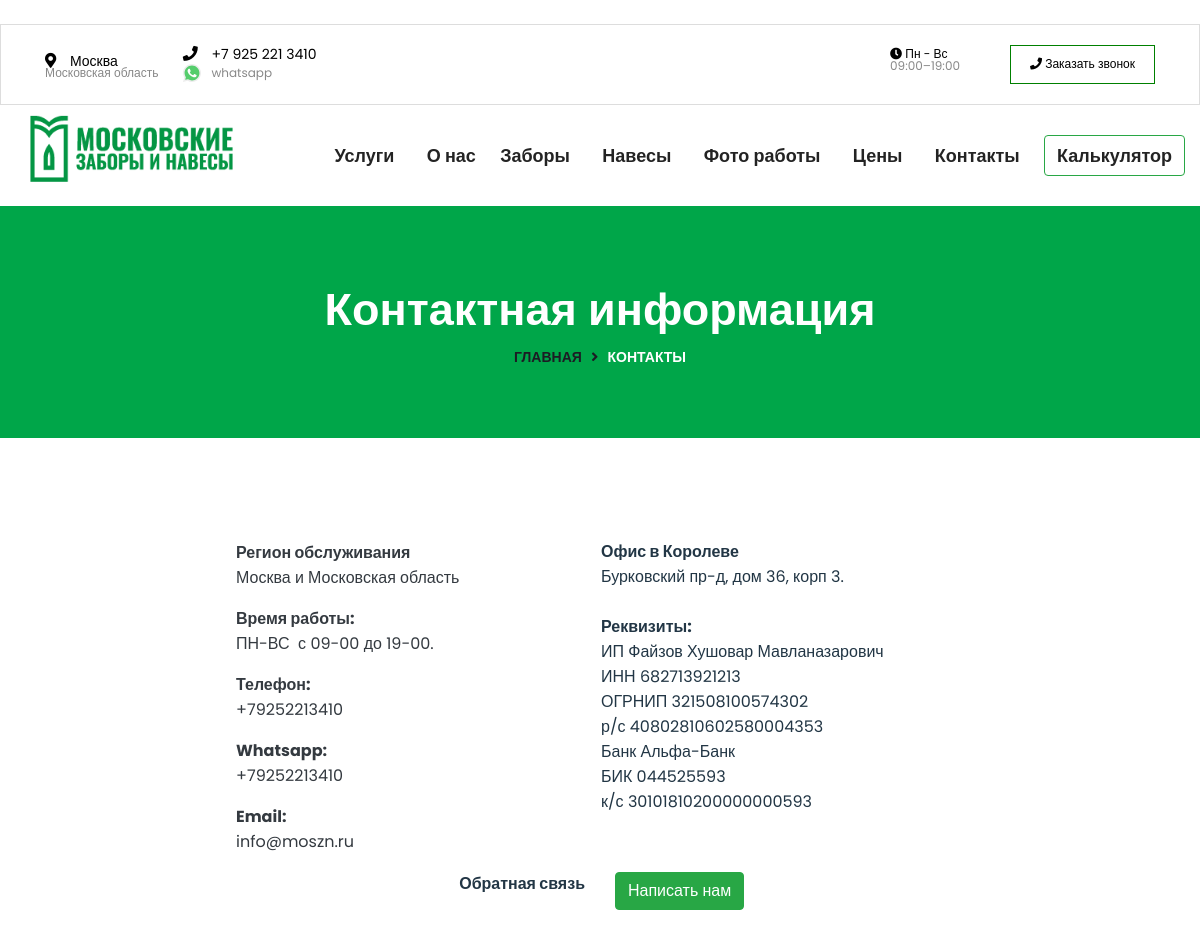
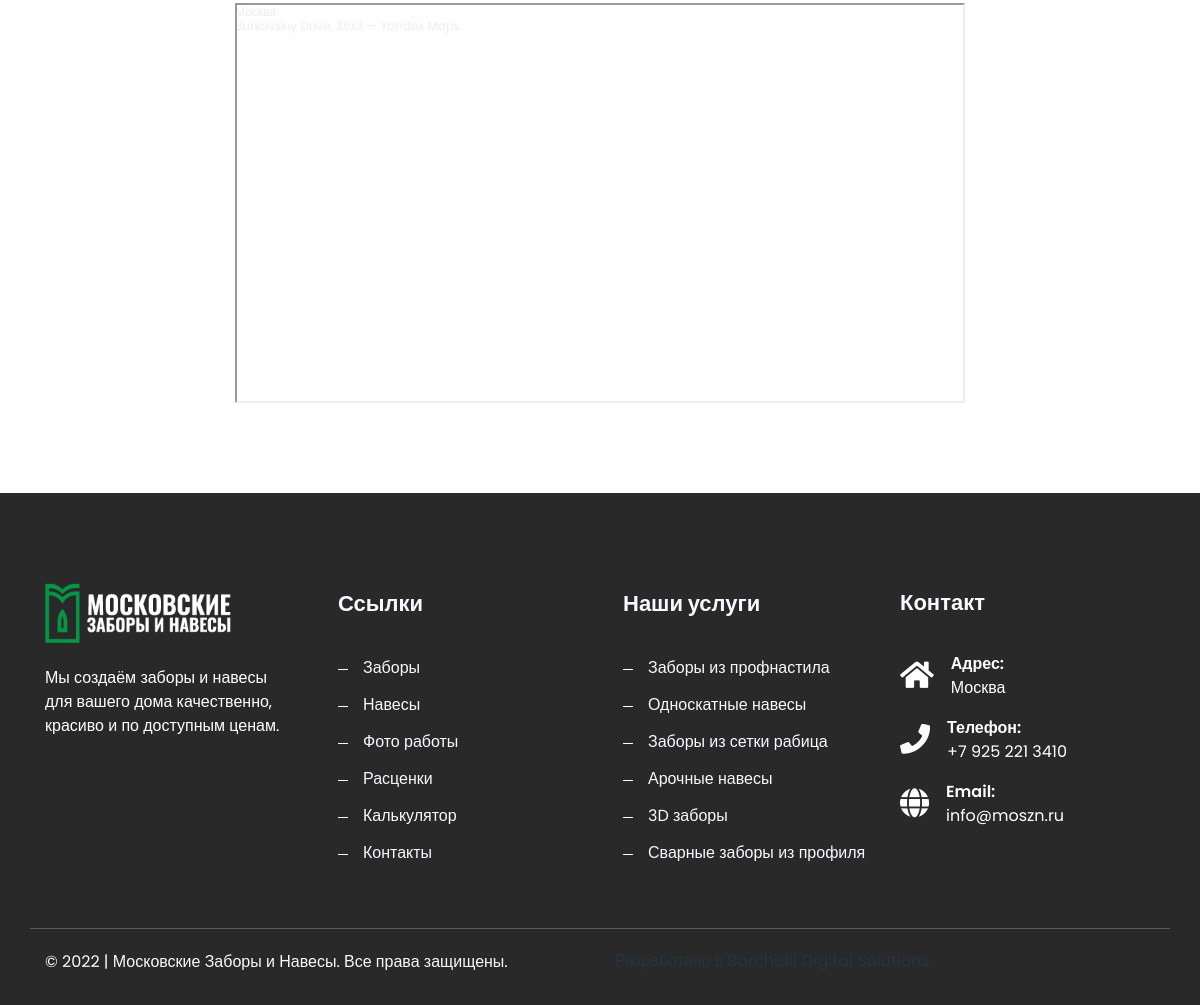
Screenshot of /contacts with the database file from the repository (2 pictures, top to bottom).
### home/models.py (models this page shows, shortened)
class Page(models.Model):
    Title = models.CharField(_("Название"), blank=True, null=True, max_length=100, help_text="Enter the Title")
    Content = RichTextUploadingField("Контент", blank=True, null=True, help_text="Введите контент")
    Image = ProcessedImageField(upload_to='pages/%Y/%m/%d/',
                            processors=[ResizeToFill(1200, 768)],
                            format='JPEG',
                            options={'quality': 60}, blank=True)
    image_thumbnail = ImageSpecField(source='Image',
                                 processors=[ResizeToFill(768, 500)],
                                 format='JPEG',
                                 )
    template = models.CharField('Шаблон', max_length=20, blank=True, null=True, choices=PAGE_TEMPLATE_CHOICES, default='about', help_text='Select a template')
    sortingIndex = models.IntegerField("Индекс сортировки",default=0, blank=True)
    SEO = models.ForeignKey(SEO_Optimiser, on_delete=models.CASCADE, null=True, blank=True)
    pageid = models.IntegerField("ID страницы", default=1, blank=True, help_text="This value is used in sourceviews.py")
    Created = models.DateTimeField(auto_now_add=True)
    Updated = models.DateTimeField(auto_now=True)
    status = models.CharField(max_length=10, choices=STATUS_CHOICES, default='published')
    class Meta:
        ordering = (('-Created'),)
        verbose_name = 'Страница'
        verbose_name_plural = 'Страницы'

### home/views.py (the view, shortened to what this page needs)
# urls.py: path('contacts', views.contacts, name="contacts"),
def contacts(request):
    page = Page.objects.get(pageid=6)
    SEO = page.SEO
    template = 'home/contacts.html'
    args = {
        'page': page,
        'SEO': SEO,
    }
    return render(request, template, args) #

### home/templates/home/contacts.html (shortened to what this page needs)
﻿{% extends 'base.html' %}{% load static %}
    {%block mainWrapper %}
    <div class="breatcumb-area d-flex align-items-center" >
        <div class="container">
            <div class="row">
                <div class="col-lg-12">
                    <div class="breatcumb-content text-center">
                        <div class="breatcumb-title">
                            <h2>{{ page.Title }}</h2>
                        </div>
                        <div class="breatcumb-content-text">
                            <ul>
                                <li><a href="#">Главная</a> <i class="fas fa-angle-right"></i> <span>Контакты</span></li>
                            </ul>
                        </div>
                    </div>
                </div>
            </div>
        </div>
    </div>
    <div class="contact-form-area pt-100 pb-90">
        <div class="container">
            <div class="row">
                <div class="col-sm-2 col-lg-2"></div>
                <div class="col-sm-8 col-lg-8">
                    {% autoescape off %}
                        {{page.Content}}
                    {% endautoescape %}
                    <div class="row pb-20">
                        <div class="col-sm-6">
                            <p style="float:right; font-weight:bold">Обратная связь</p>
                        </div>
                        <div class="col-sm-6">
                            <a  class="btn btn-success" href="#" data-toggle="modal"  data-target="#zakazModal"  >Написать нам</a>
                        </div>
                    </div>
                </div>
                <div class="col-sm-2 col-lg-2"></div>
                <br><br><br>
            </div>
            <div class="row">
                <div class="col-sm-2"></div>
                <div class="col-sm-8">
                    <div style="position:relative;overflow:hidden;"><a href="https://yandex.ru/maps/213/moscow/?utm_medium=mapframe&utm_source=maps" style="color:#eee;font-size:12px;position:absolute;top:0px;">Москва</a><a href="https://yandex.ru/maps/20728/korolev/house/burkovskiy_proyezd_36k3/Z04Yfg9jSUAGQFtvfXVzeHxlYg==/?ll=37.882140%2C55.927662&utm_medium=mapframe&utm_source=maps&z=15.49" style="color:#eee;font-size:12px;position:absolute;top:14px;">
                        </a><iframe src="https://yandex.ru/map-widget/v1/-/CCUBq0AP3D?lang=ru_RU" width="100%" height="400" frameborder="1" allowfullscreen="true" style="position:relative;"></iframe></div>
                </div>
                <div class="col-sm-2"></div>
            </div>
        </div>
    </div>
    {% endblock mainWrapper %}

### static/assets/css/theme-default.css (style rules this page uses)
html, body { overflow-x: hidden; }
body { color: #223645; font-size: 16px; font-weight: 400; line-height: 1.5; text-align: left; font-family: 'Poppins', sans-serif; }
html { scroll-behavior: smooth; }
p { font-weight: 400; font-style: normal; }
h1, h2, h3, h4, h5, h6 { color: #1c1c24; font-family: 'Poppins', sans-serif; font-style: normal; margin-bottom: 0; margin-top: 10px; line-height: 1.3; font-weight: 600; -webkit-transition: .5s; transition: .5s; font-size:36px; }
h2 { font-size: 35px; }
ul { margin: 0px; padding: 0px; }
ul { margin: 0; padding: 0; }
::placeholder { color: #454545; font-size: 16px; }
.pt-100 { padding-top:100px; }
.pb-90 { padding-bottom:90px; }
.pb-20 { padding-bottom:20px; }

### home/templates/base.html (style rules this page uses)
.breatcumb-title h2, .breatcumb-content-text ul li a { font-family: 'Oswald', sans-serif !important; }

### rows the page displays
Page: Title "Контактная информация", Content "Регион обслуживания Москва и Московская область Время работы: ПН-ВС с 09-00 до 19-00. Телефон: +79252213410 Whatsapp: +79252213410 Email: info@moszn.ru Офис в Королеве Бурковский пр-д, дом 36, корп 3. Реквизиты: ИП Файзов Хушовар Мавланазарович ИНН 682713921213 ОГРНИП 321508100574302 р/с 40802810602580004353 Банк Альфа-Банк БИК 044525593 к/с 30101810200000000593"
